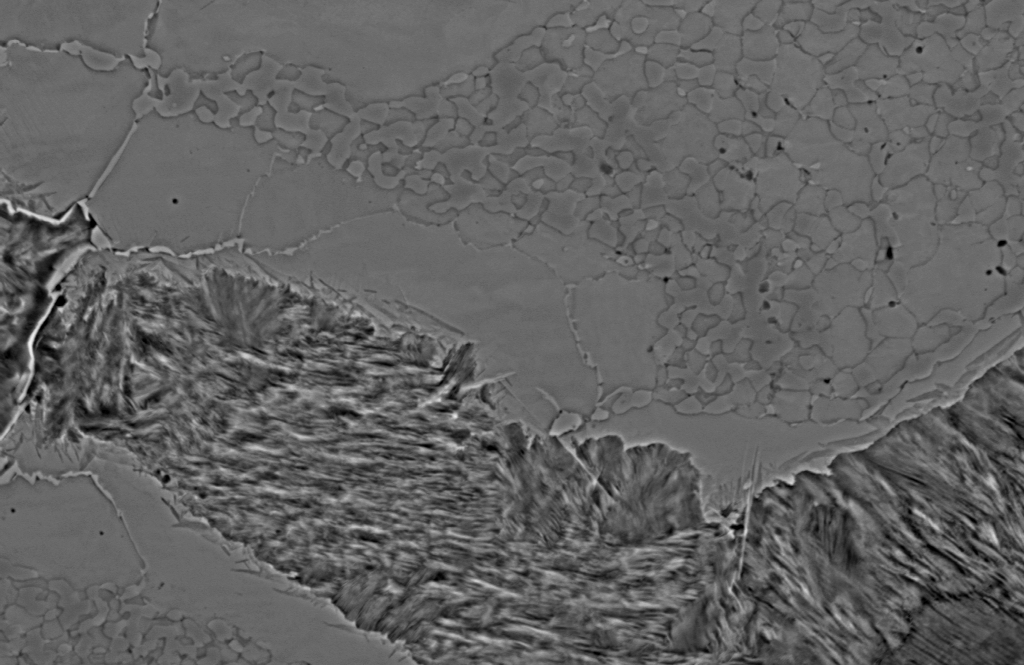
#> input picture dataset/test/imgPNG/20-1-04.tif.tiff.png, 1024 x 665 px; its folder holds 4 pictures in this run
$ jupyter execute --allow-errors eda_dataset.ipynb
#> lines starting #> are read from the running program, lines starting #| are printed output that depends on the picture
# Описание датасета

Датасет содержит 50 снимков микроструктуры сплавов двух смесей металлов после [SPS-спекация](https://en.wikipedia.org/wiki/Spark_plasma_sintering) в разные моменты времени (от 5 до 25 минут). Снимки созданы системой электронного микроскопа и имеют формат TIF.

Размер: 1024х768 пикселей

Для каждого изображения вручную была создана маска, сохранённая в формате PNG. Маски содержат следующий метки классов:
- 1 — сталь Э76;
- 2 — переходный слой.
- 3 — сталь 12Х18Н10Т.

Маски могут содержать метку 0 - ошибка разметки (соответствующий пиксель был пропущен при разметке).

Датасет разделён на обучающую (40 изображений) и валидационную (10 изображений) выборки.

# Импорт библиотек

[cell 1]
import os
import cv2
import numpy as np
import matplotlib.pyplot as plt
from glob import glob
from pathlib import Path

# Импорт и визуализация датасета

[cell 2]
CLASSES = 3
IMG_SHAPE = (1024, 768)

DATASET_PATH = Path('./dataset/train')
IMAGES_PATH = DATASET_PATH / 'imgPNG'
MASKS_PATH = DATASET_PATH / 'mask'
IMG_EXT = "*.png"
MSK_EXT = "*.png"

image_filenames = sorted(glob(os.path.join(IMAGES_PATH, IMG_EXT)))
mask_filenames  = sorted(glob(os.path.join(MASKS_PATH, MSK_EXT)))

#> (the rest of this cell did not finish here and is left out)

[cell 3]
CLASS_COLORS = {
    1: [113, 222, 111],
    2: [217, 60, 134],
    3: [217, 208, 71]
}

def getColorMask(mask):
    mask_rgb = np.zeros((*mask.shape, 3), dtype=np.uint8)
    for i in range(CLASSES):
        mask_rgb[mask==i+1]=np.array(CLASS_COLORS[i+1])
    return mask_rgb

def load_image(path):
#> called with path = 'dataset/test/imgPNG/20-1-04.tif.tiff.png'
    return cv2.imread(path, cv2.IMREAD_GRAYSCALE)
#> returned value is the input picture: shape (665, 1024); min 0, max 244, mean 98.1

def load_mask(path):
    return cv2.imread(path, cv2.IMREAD_UNCHANGED)

indices = np.random.choice(len(image_filenames), size=4, replace=False)

plt.figure(figsize=(10, 5))

#> (the rest of this cell did not finish here and is left out)

# Анализ датасета

## Распределение классов

Посмотрим распределение классов по датасету

[cell 4]
from collections import defaultdict

class_counts = defaultdict(int)

for mask_path in mask_filenames:
    mask = load_mask(mask_path)
    unique, counts = np.unique(mask, return_counts=True)
    for u, c in zip(unique, counts):
        class_counts[int(u)] += int(c)

total_pixels = sum(class_counts.values())
class_percent = {k: v / total_pixels * 100 for k, v in class_counts.items()}

print("Class distribution")
for k in sorted(class_percent.keys()):
    print(f"Class {k}: {class_percent[k]:.2f}%")

[cell 5]
plt.bar(class_percent.keys(), class_percent.values())
plt.title("Class distribution")
plt.xlabel("Class")
plt.ylabel("%")
plt.show()

### Вывод

Как видно по графику, переходный слой занимает малую долю пикселей (<15%).

Это означает, что в датасете сильный дисбаланс классов и стандартная функция потерь кросс-энтропия может плохо работать. Требуется использование специальных функций потерь (например, фокусная кросс-энтропия).

## Площадь переходного слоя

[cell 6]
from functools import reduce
from operator import mul

areas = []
pixels_on_image = reduce(mul, IMG_SHAPE)

for filename in mask_filenames:
    mask = load_mask(filename)
    area = np.sum(mask == 2)
    areas.append(area)

areas = np.array(areas) / pixels_on_image * 100

print("Transition layer area")
#> (the rest of this cell did not finish here and is left out)

[cell 7]
plt.hist(areas, bins=10)
plt.title("Transition layer area distribution")
plt.xlabel("Transition layer area, %")
plt.ylabel("Count")
plt.show()
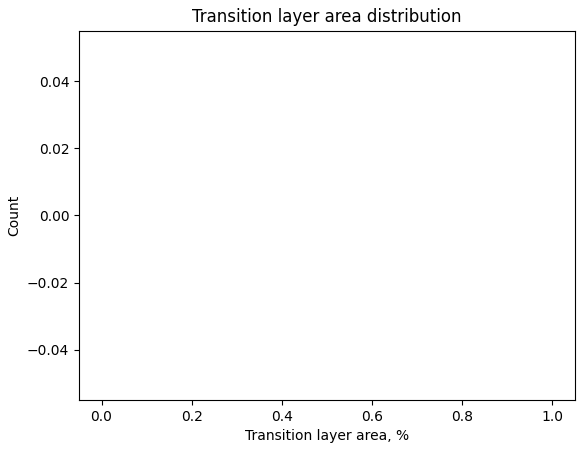
#> figure drawn by matplotlib, 1 panel
